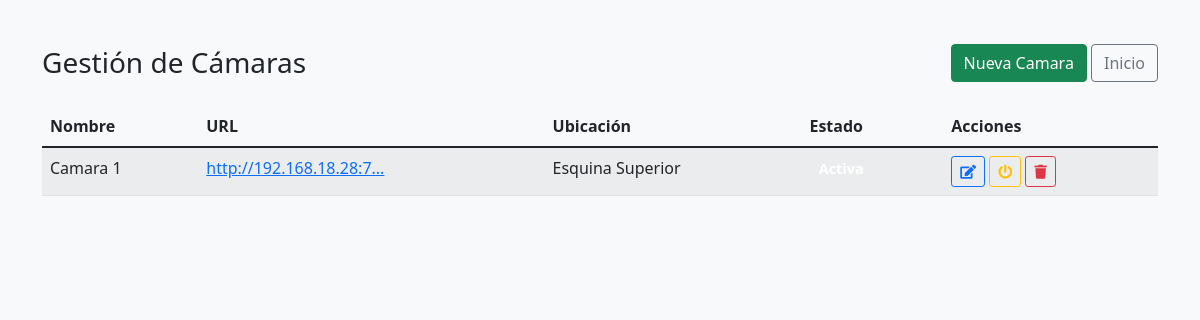
The page /camaras on the database its author committed.
### tables this page shows
CREATE TABLE camaras (
                id INTEGER PRIMARY KEY AUTOINCREMENT,
                nombre TEXT NOT NULL,
                url TEXT UNIQUE NOT NULL,
                descripcion TEXT,
                angulo_min INTEGER NOT NULL DEFAULT 45,  -- Ángulo mínimo en grados
                angulo_max INTEGER NOT NULL DEFAULT 135, -- Ángulo máximo en grados
                hombros_min REAL NOT NULL DEFAULT 0.5,    -- Distancia mínima entre hombros
                hombros_max REAL NOT NULL DEFAULT 1.5,   -- Distancia máxima entre hombros
                manos_min INTEGER NOT NULL DEFAULT 30,   -- Distancia mínima de manos
                manos_max INTEGER NOT NULL DEFAULT 150,   -- Distancia máxima de manos
                ubicacion TEXT,
                activa BOOLEAN DEFAULT 1,
                fecha_instalacion TIMESTAMP DEFAULT CURRENT_TIMESTAMP,
                FOREIGN KEY (id) REFERENCES notificaciones(id_camara)
            );

### routes/camaras.py (the view)
    @app.route('/camaras')
    def camaras_index():
        try:
            page = request.args.get('page', 1, type=int)
            per_page = 10
            conn = get_db_connection()
            total = conn.execute('SELECT COUNT(*) FROM camaras').fetchone()[0]
            camaras = conn.execute('''
                SELECT id, nombre, url, ubicacion,
                       strftime('%d/%m/%Y %H:%M', fecha_instalacion) as fecha_instalacion,
                       activa, descripcion
                FROM camaras
                ORDER BY fecha_instalacion DESC
                LIMIT ? OFFSET ?
            ''', (per_page, (page - 1) * per_page)).fetchall()
            conn.close()
            return render_template('camaras/index.html',
                                camaras=camaras,
                                page=page,
                                per_page=per_page,
                                total=total)
        except Exception as e:
            app.logger.error(f"Error al listar cámaras: {str(e)}")
            flash('Error al cargar la lista de cámaras', 'error')
            return redirect(url_for('index'))

### database.py (called while the page is built)
def get_db_connection():
    conn = sqlite3.connect('monitoring.db')
    conn.row_factory = sqlite3.Row
    return conn

### templates/camaras/index.html (shortened to what this page needs)
<!DOCTYPE html>
<html lang="es">
<head>
    <link href="https://cdn.jsdelivr.net/npm/bootstrap@5.1.3/dist/css/bootstrap.min.css" rel="stylesheet">
    <link href="https://cdnjs.cloudflare.com/ajax/libs/font-awesome/5.15.4/css/all.min.css" rel="stylesheet">
</head>
<body>
    <div class="container mt-4">
        <div class="d-flex justify-content-between align-items-center mb-4">
            <h1 class="h3 mb-0">
                 Gestión de Cámaras
            </h1>
            <div>
                <a href="{{ url_for('camaras_add') }}" class="btn btn-success">
                     Nueva Camara
                </a>
                <a href="{{ url_for('index') }}" class="btn btn-outline-secondary">
                     Inicio
                </a>
            </div>
        </div>
        <div class="table-responsive">
            <table class="table table-striped table-hover">
                <thead class="thead-dark">
                    <tr>
                        <th>Nombre</th>
                        <th>URL</th>
                        <th>Ubicación</th>
                        <th>Estado</th>
                        <th>Acciones</th>
                    </tr>
                </thead>
                <tbody>
                    {% for camara in camaras %}
                    <tr>
                        <td>{{ camara['nombre'] }}</td>
                        <td><a href="{{ camara['url'] }}" target="_blank">{{ camara['url']|truncate(25) }}</a></td>
                        <td>{{ camara['ubicacion'] or '-' }}</td>
                        <td><span class="badge badge-{{ 'success' if camara['activa'] else 'secondary' }}">{{ 'Activa' if camara['activa'] else 'Inactiva' }}</span></td>
                        <td>
                            <a href="/camaras/edit/{{ camara['id'] }}" class="btn btn-sm btn-outline-primary"><i class="fas fa-edit"></i></a>
                            <form action="/camaras/toggle/{{ camara['id'] }}" method="POST" style="display:inline;">
                                <button type="submit" class="btn btn-sm btn-outline-{{ 'warning' if camara['activa'] else 'success' }}"><i class="fas fa-power-off"></i></button>
                            </form>
                            <form action="/camaras/delete/{{ camara['id'] }}" method="POST" onsubmit="return confirm('¿Eliminar esta cámara?');" style="display:inline;">
                                <button type="submit" class="btn btn-sm btn-outline-danger"><i class="fas fa-trash"></i></button>
                            </form>
                        </td>
                    </tr>
                    {% else %}
                    <tr>
                        <td colspan="5" class="text-center">No hay cámaras registradas</td>
                    </tr>
                    {% endfor %}
                </tbody>
            </table>
        </div>
    </div>
</body>
</html>

### templates/camaras/index.html (style rules this page uses)
body { padding-top: 20px; background-color: #f8f9fa; }
.table-responsive { margin-top: 20px; }
.badge { font-size: 0.9em; }

### rows shown on the page
camaras: nombre "Camara 1", url "http://192.168.18.28:7...", ubicacion "Esquina Superior"
